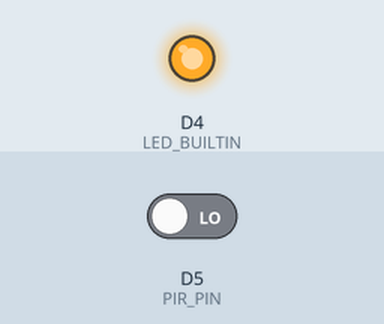
The program below on a simulated ESP8266 (NodeMCU). Parts: output pins drawn as LEDs (lit = HIGH, except the on-board LED, lit = LOW). The test bench sets the inputs (shaded band); at power-on: D5 (PIR_PIN) LOW. WiFi joins after 1.5 s; servers stay silent unless stated; uploads are accepted with an empty reply; what the program prints to the serial monitor is not drawn.

Above: at 0.1 s.
At 31.1 s:
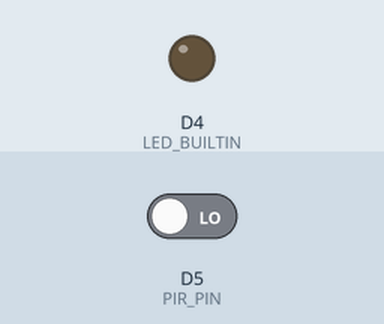
Timing chart, 0 to 32.6 s (numbered marks = the images above):
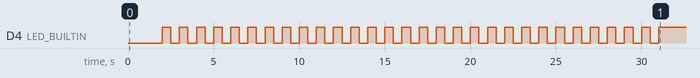

The program:

main.cpp
```cpp
#include <Arduino.h>
#include <wifi_config.h>

int calibrationTime = 30; //the time when the sensor outputs a low impulse long unsigned
bool state = false;
uint8_t PIR_PIN = D5;

void setup() {
  // put your setup code here, to run once:
  Serial.begin(9600);
  pinMode(PIR_PIN, INPUT);
  pinMode(LED_BUILTIN, OUTPUT);

  digitalWrite(PIR_PIN, LOW);
  digitalWrite(LED_BUILTIN, LOW);

  wifiConnect();

  Serial.print("Calibrating sensor...");

  for (int i = 0; i < calibrationTime; i++) {
    digitalWrite(LED_BUILTIN, LOW);
    delay(500);
    digitalWrite(LED_BUILTIN, HIGH);
    delay(500);
  }

  declareSensor();
}

unsigned long previousMillis = 0;
unsigned long interval = 10 * 1000;
void loop() {
  unsigned long currentMills = millis();

  bool on = digitalRead(PIR_PIN) == HIGH;
  if (state != on) {
    digitalWrite(LED_BUILTIN, on ? LOW : HIGH);
    state = on;
    Serial.print("State changed to: ");
    Serial.println(on);
    signalServer(on);
  }

  if (currentMills - previousMillis >= interval) {
    previousMillis = currentMills;
    declareSensor();
  }
}
```

wifi_config.h
```cpp
#ifndef WIFI_INFO_H_
#define WIFI_INFO_H_

#if defined(ESP8266)
#include <ESP8266WiFi.h>
#include <ESP8266HTTPClient.h>
#include <WiFiClient.h>
#include <WiFiManager.h>
#elif defined(ESP32)
#endif

HTTPClient http;
WiFiClient wifiClient;
WiFiManager wifiManager;

// Replace this with out own info:
const char *ssid = "";
const char *password = "";

// IP address where the home-hub-free server is running
String home_server = "http://192.168.1.199:8080";
// This id should be unique across devices
const uint32 id = ESP.getChipId();

void wifiConnect() {
  WiFi.persistent(false);
  WiFi.mode(WIFI_STA);
  WiFi.setAutoReconnect(true);
  WiFi.begin(ssid, password);
  Serial.println("WiFi connecting...");
  while (!WiFi.isConnected()) {
    delay(100);
    Serial.print(".");
  }
  Serial.print("\n");
  Serial.printf("WiFi connected, IP: %s\n", WiFi.localIP().toString().c_str());
}

// Let the server know when motion is detected
void signalServer(int value) {
  Serial.print("Signaling server of:");
  Serial.println(value);
  http.begin(wifiClient, home_server + "/sensor-update");
  http.addHeader("Content-Type", "application/json");
  int httpCode = http.POST("{\"value\": " + String(value) + ", \"id\": \"" + String(id) + "\" }");
  if (httpCode > 0) {
    String result = http.getString();
    Serial.print("Result: ");
    Serial.println(result);
  }
  else {
    Serial.print("Oops: ");
    Serial.println(httpCode);
  }
  http.end();
}

// Once initialization is complete, let the server know we exisst
void declareSensor() {
  http.begin(wifiClient, home_server + "/sensor-declare");
  http.addHeader("Content-Type", "application/json");
  int httpCode = http.POST("{ \"id\": \"" + String(id) + "\", \"name\": \"motion\" }");
  if (httpCode > 0) {
    String result = http.getString();
    Serial.print("Result: ");
    Serial.println(result);
  }
  else {
    Serial.print("Oops: ");
    Serial.println(httpCode);
  }
  http.end();
}

#endif /* WIFI_INFO_H_ */
```
